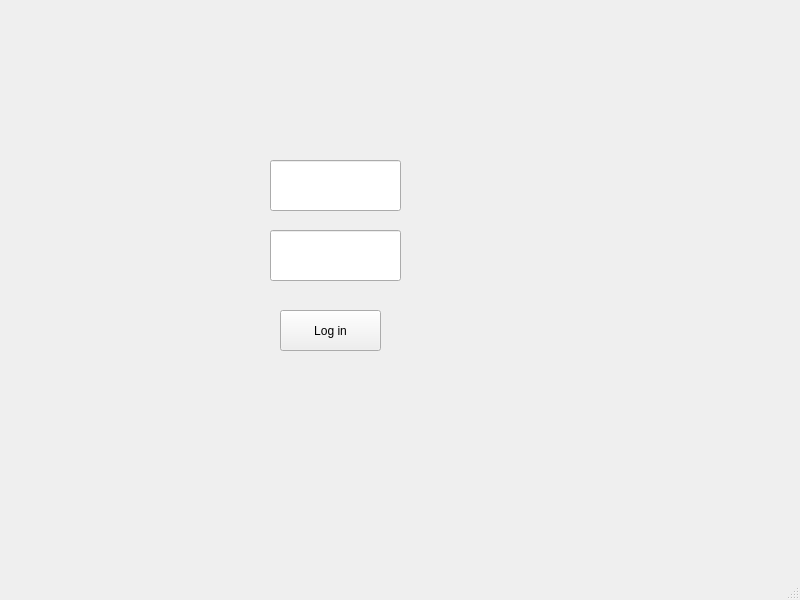
<?xml version="1.0" encoding="UTF-8"?>
<ui version="4.0">
 <class>Loginui</class>
 <widget class="QMainWindow" name="Loginui">
  <property name="geometry">
   <rect>
    <x>0</x>
    <y>0</y>
    <width>800</width>
    <height>600</height>
   </rect>
  </property>
  <property name="windowTitle">
   <string>MainWindow</string>
  </property>
  <widget class="QWidget" name="centralwidget">
   <widget class="QPushButton" name="pushButton">
    <property name="geometry">
     <rect>
      <x>280</x>
      <y>310</y>
      <width>101</width>
      <height>41</height>
     </rect>
    </property>
    <property name="text">
     <string>Log in</string>
    </property>
   </widget>
   <widget class="QLineEdit" name="lineEdit">
    <property name="geometry">
     <rect>
      <x>270</x>
      <y>160</y>
      <width>131</width>
      <height>51</height>
     </rect>
    </property>
   </widget>
   <widget class="QLineEdit" name="lineEdit_2">
    <property name="geometry">
     <rect>
      <x>270</x>
      <y>230</y>
      <width>131</width>
      <height>51</height>
     </rect>
    </property>
   </widget>
  </widget>
  <widget class="QMenuBar" name="menubar">
   <property name="geometry">
    <rect>
     <x>0</x>
     <y>0</y>
     <width>800</width>
     <height>26</height>
    </rect>
   </property>
  </widget>
  <widget class="QStatusBar" name="statusbar"/>
 </widget>
 <resources/>
 <connections/>
</ui>
